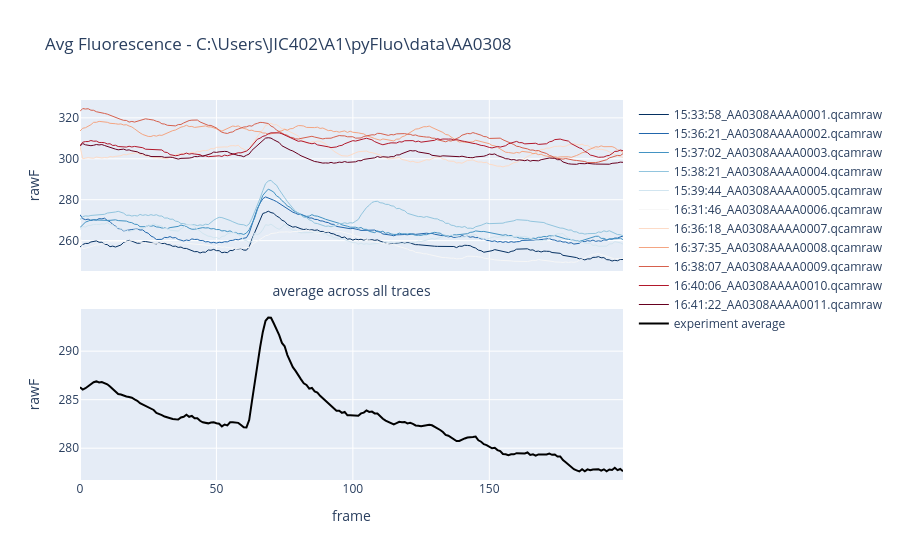

Source (notebook cell):
### Markdown cell above
## 4. Overview plots (without ROI)

### Code cell
# rough first view of average across all traces
e0.plot_average_fluorescence()

### Figure 1 — Plotly figure (JSON) as saved in the notebook; plotly's stock layout.template omitted (floating-point values rounded to 4 significant figures; data arrays with more than 128 entries replaced by an {"elided": "..."} marker saying what was removed)
{"data": [{"line": {"color": "rgb(5, 48, 97)", "width": 1}, "name": "15:33:58_AA0308AAAA0001.qcamraw", "type": "scatter", "xaxis": "x", "y": {"elided": "200 float values"}, "yaxis": "y"}, {"line": {"color": "rgb(33, 102, 172)", "width": 1}, "name": "15:36:21_AA0308AAAA0002.qcamraw", "type": "scatter", "xaxis": "x", "y": {"elided": "200 float values"}, "yaxis": "y"}, {"line": {"color": "rgb(67, 147, 195)", "width": 1}, "name": "15:37:02_AA0308AAAA0003.qcamraw", "type": "scatter", "xaxis": "x", "y": {"elided": "200 float values"}, "yaxis": "y"}, {"line": {"color": "rgb(146, 197, 222)", "width": 1}, "name": "15:38:21_AA0308AAAA0004.qcamraw", "type": "scatter", "xaxis": "x", "y": {"elided": "200 float values"}, "yaxis": "y"}, {"line": {"color": "rgb(209, 229, 240)", "width": 1}, "name": "15:39:44_AA0308AAAA0005.qcamraw", "type": "scatter", "xaxis": "x", "y": {"elided": "200 float values"}, "yaxis": "y"}, {"line": {"color": "rgb(247, 247, 247)", "width": 1}, "name": "16:31:46_AA0308AAAA0006.qcamraw", "type": "scatter", "xaxis": "x", "y": {"elided": "200 float values"}, "yaxis": "y"}, {"line": {"color": "rgb(253, 219, 199)", "width": 1}, "name": "16:36:18_AA0308AAAA0007.qcamraw", "type": "scatter", "xaxis": "x", "y": {"elided": "200 float values"}, "yaxis": "y"}, {"line": {"color": "rgb(244, 165, 130)", "width": 1}, "name": "16:37:35_AA0308AAAA0008.qcamraw", "type": "scatter", "xaxis": "x", "y": {"elided": "200 float values"}, "yaxis": "y"}, {"line": {"color": "rgb(214, 96, 77)", "width": 1}, "name": "16:38:07_AA0308AAAA0009.qcamraw", "type": "scatter", "xaxis": "x", "y": {"elided": "200 float values"}, "yaxis": "y"}, {"line": {"color": "rgb(178, 24, 43)", "width": 1}, "name": "16:40:06_AA0308AAAA0010.qcamraw", "type": "scatter", "xaxis": "x", "y": {"elided": "200 float values"}, "yaxis": "y"}, {"line": {"color": "rgb(103, 0, 31)", "width": 1}, "name": "16:41:22_AA0308AAAA0011.qcamraw", "type": "scatter", "xaxis": "x", "y": {"elided": "200 float values"}, "yaxis": "y"}, {"line": {"color": "black", "width": 2}, "name": "experiment average", "type": "scatter", "xaxis": "x2", "y": {"elided": "200 float values"}, "yaxis": "y2"}], "layout": {"title": {"text": "Avg Fluorescence - C:\\Users\\JIC402\\A1\\pyFluo\\data\\AA0308"}, "xaxis": {"anchor": "y", "domain": [0, 1], "matches": "x2", "showticklabels": false, "title": {"text": "average across all traces"}}, "xaxis2": {"anchor": "y2", "domain": [0, 1], "title": {"text": "frame"}}, "yaxis": {"anchor": "x", "domain": [0.55, 1], "title": {"text": "rawF"}}, "yaxis2": {"anchor": "x2", "domain": [0, 0.45], "title": {"text": "rawF"}}}}
